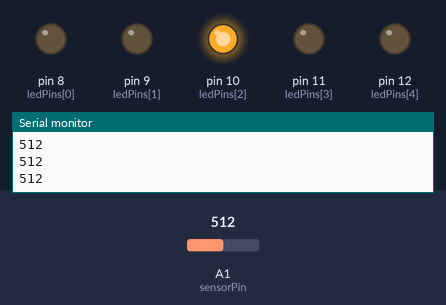
A sketch run on a simulated Arduino Uno, built with avr-gcc and run on an emulated ATmega328P. Shown: output pins drawn as LEDs (lit = HIGH), the last lines printed to the serial monitor. Inputs (shaded band) come from the test bench; at power-on: A1 (sensorPin) = 512.

Above: at 1.2 s.
1.3 s: A1 (sensorPin) set to 591
2.8 s: A1 (sensorPin) set to 610
At 3.2 s:
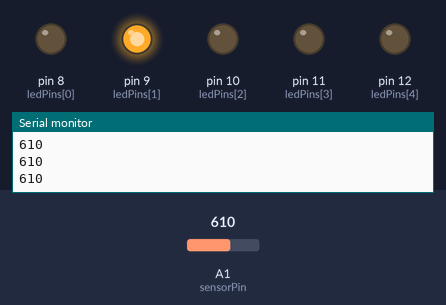
4.3 s: A1 (sensorPin) set to 788
5.8 s: A1 (sensorPin) set to 815
At 7.0 s:
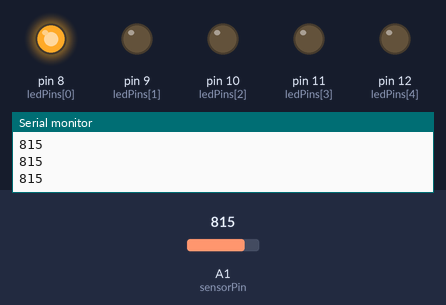
7.3 s: A1 (sensorPin) set to 390
At 8.6 s:
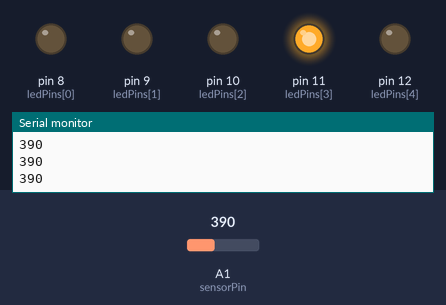
8.9 s: A1 (sensorPin) set to 408
At 10.3 s:
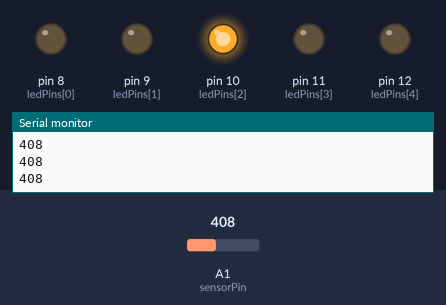
Timing chart, 0 to 11.4 s (numbered marks = the images above; inputs shaded):
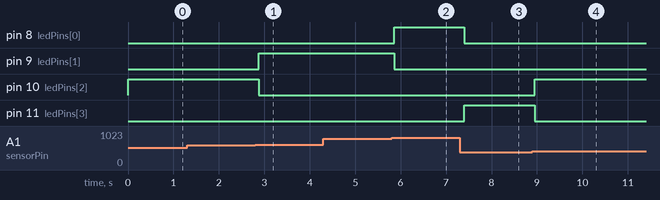

Measured:
- the behaviour switches between 599 and 600 on A1 (sensorPin) (found by bisection; images 0 and 1)
- the behaviour switches between 799 and 800 on A1 (sensorPin) (found by bisection; images 1 and 2)
- the behaviour switches between 399 and 400 on A1 (sensorPin) (found by bisection; images 3 and 4)
- after the input at 2.8 s, pin 9 (ledPins[1]): LOW → HIGH after 0.08 s; pin 10 (ledPins[2]): HIGH → LOW after 0.08 s
- after the input at 5.8 s, pin 8 (ledPins[0]): LOW → HIGH after 0.06 s; pin 9 (ledPins[1]): HIGH → LOW after 0.06 s
- after the input at 7.3 s, pin 8 (ledPins[0]): HIGH → LOW after 0.10 s; pin 11 (ledPins[3]): LOW → HIGH after 0.10 s
- after the input at 8.9 s, pin 10 (ledPins[2]): LOW → HIGH after 0.05 s; pin 11 (ledPins[3]): HIGH → LOW after 0.05 s

The sketch:

soilMoistureLevel.ino
```cpp
// Variabel untuk menyimpan nilai kelembapan
int moisture = 0;
// Pin analog untuk sensor kelembapan
const int sensorPin = A1;
// Array pin digital untuk LED
const int ledPins[] = {8, 9, 10, 11, 12};

void setup() {
  // Mengatur pin sensor sebagai input
  pinMode(sensorPin, INPUT);
  // Memulai komunikasi serial
  Serial.begin(9600);
  // Mengatur pin LED sebagai output
  for (int pin : ledPins) pinMode(pin, OUTPUT);
}

void loop() {
  // Menunggu untuk stabil
  delay(10);
  // Membaca nilai kelembapan
  moisture = analogRead(sensorPin);
  // Mengirim nilai kelembapan ke monitor serial
  Serial.println(moisture);

  // Mematikan semua LED
  for (int pin : ledPins) digitalWrite(pin, LOW);

  // Menentukan LED yang akan menyala berdasarkan nilai kelembapan
  if (moisture >= 800) digitalWrite(ledPins[0], HIGH); // LED 8
  else if (moisture >= 600) digitalWrite(ledPins[1], HIGH); // LED 9
  else if (moisture >= 400) digitalWrite(ledPins[2], HIGH); // LED 10
  else if (moisture >= 200) digitalWrite(ledPins[3], HIGH); // LED 11
  else digitalWrite(ledPins[4], HIGH); // LED 12

  // Menunggu sebelum mengulangi loop
  delay(100);
}
```
